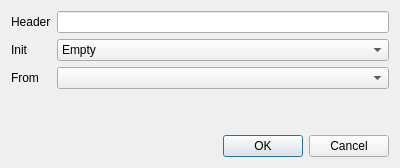
<?xml version="1.0" encoding="UTF-8"?>
<ui version="4.0">
 <class>DialogAddColumn</class>
 <widget class="QDialog" name="DialogAddColumn">
  <property name="geometry">
   <rect>
    <x>0</x>
    <y>0</y>
    <width>400</width>
    <height>168</height>
   </rect>
  </property>
  <property name="windowTitle">
   <string>Dialog</string>
  </property>
  <layout class="QVBoxLayout" name="verticalLayout">
   <item>
    <layout class="QFormLayout" name="formLayout">
     <property name="fieldGrowthPolicy">
      <enum>QFormLayout::AllNonFixedFieldsGrow</enum>
     </property>
     <item row="0" column="0">
      <widget class="QLabel" name="labelHeader">
       <property name="text">
        <string>Header</string>
       </property>
      </widget>
     </item>
     <item row="0" column="1">
      <widget class="QLineEdit" name="inputHeader"/>
     </item>
     <item row="1" column="0">
      <widget class="QLabel" name="labelInit">
       <property name="text">
        <string>Init</string>
       </property>
      </widget>
     </item>
     <item row="1" column="1">
      <widget class="QComboBox" name="inputInit">
       <item>
        <property name="text">
         <string>Empty</string>
        </property>
       </item>
       <item>
        <property name="text">
         <string>Duplicate</string>
        </property>
       </item>
      </widget>
     </item>
     <item row="2" column="1">
      <widget class="QComboBox" name="inputFrom"/>
     </item>
     <item row="2" column="0">
      <widget class="QLabel" name="labelFrom">
       <property name="text">
        <string>From</string>
       </property>
      </widget>
     </item>
    </layout>
   </item>
   <item>
    <widget class="QDialogButtonBox" name="buttonBox">
     <property name="orientation">
      <enum>Qt::Horizontal</enum>
     </property>
     <property name="standardButtons">
      <set>QDialogButtonBox::Cancel|QDialogButtonBox::Ok</set>
     </property>
     <property name="centerButtons">
      <bool>false</bool>
     </property>
    </widget>
   </item>
  </layout>
 </widget>
 <resources/>
 <connections>
  <connection>
   <sender>buttonBox</sender>
   <signal>accepted()</signal>
   <receiver>DialogAddColumn</receiver>
   <slot>accept()</slot>
   <hints>
    <hint type="sourcelabel">
     <x>248</x>
     <y>254</y>
    </hint>
    <hint type="destinationlabel">
     <x>157</x>
     <y>274</y>
    </hint>
   </hints>
  </connection>
  <connection>
   <sender>buttonBox</sender>
   <signal>rejected()</signal>
   <receiver>DialogAddColumn</receiver>
   <slot>reject()</slot>
   <hints>
    <hint type="sourcelabel">
     <x>316</x>
     <y>260</y>
    </hint>
    <hint type="destinationlabel">
     <x>286</x>
     <y>274</y>
    </hint>
   </hints>
  </connection>
 </connections>
</ui>
